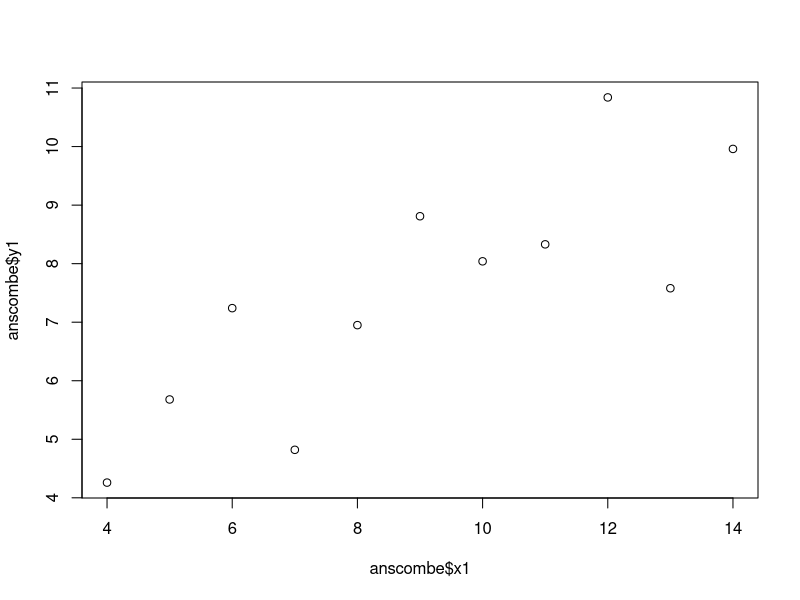
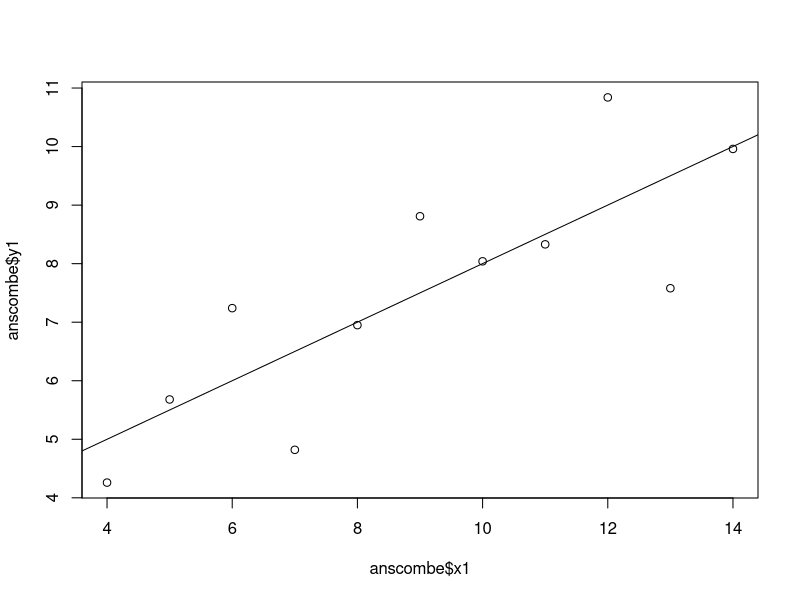
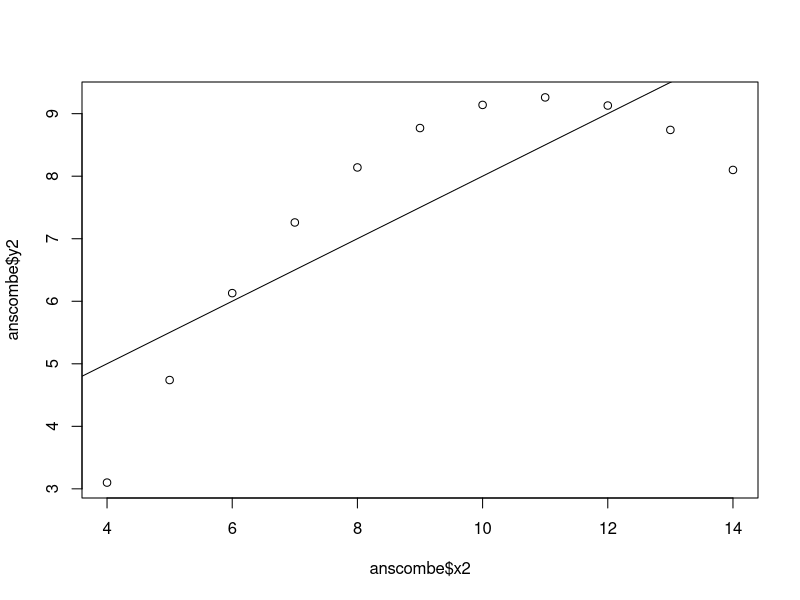
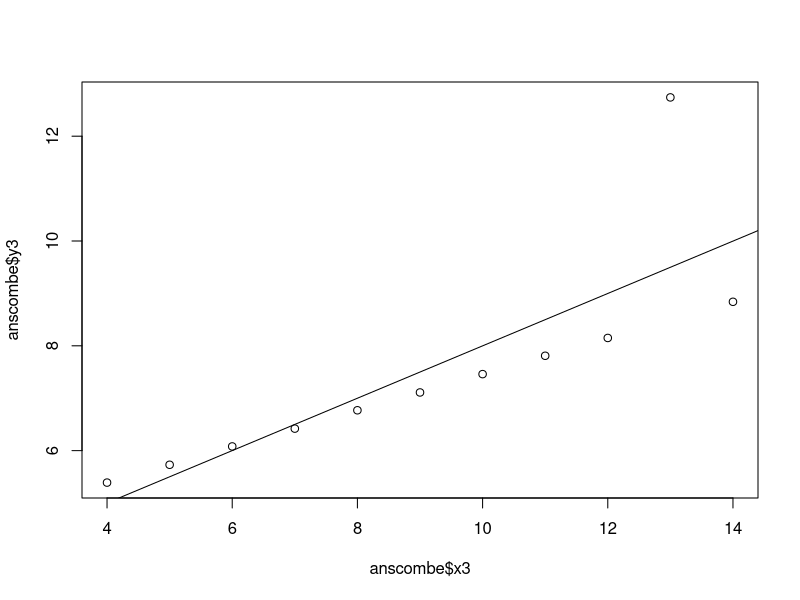
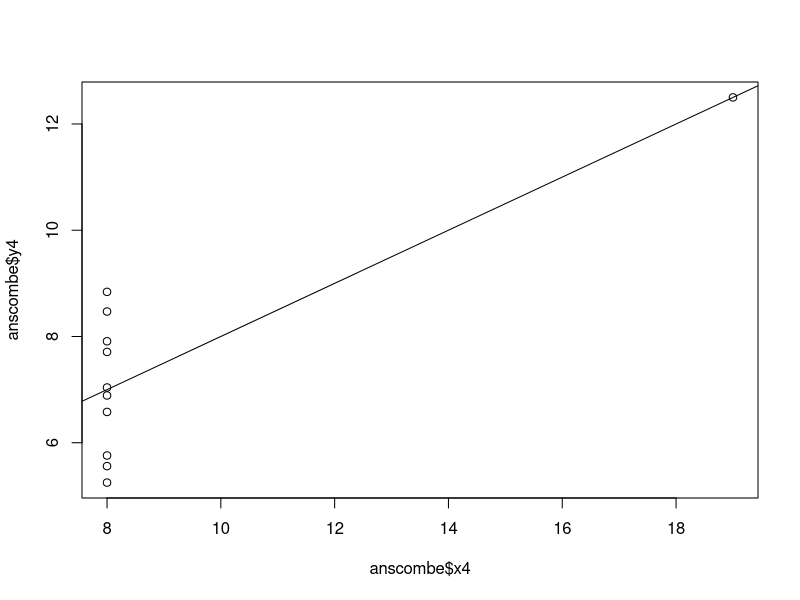
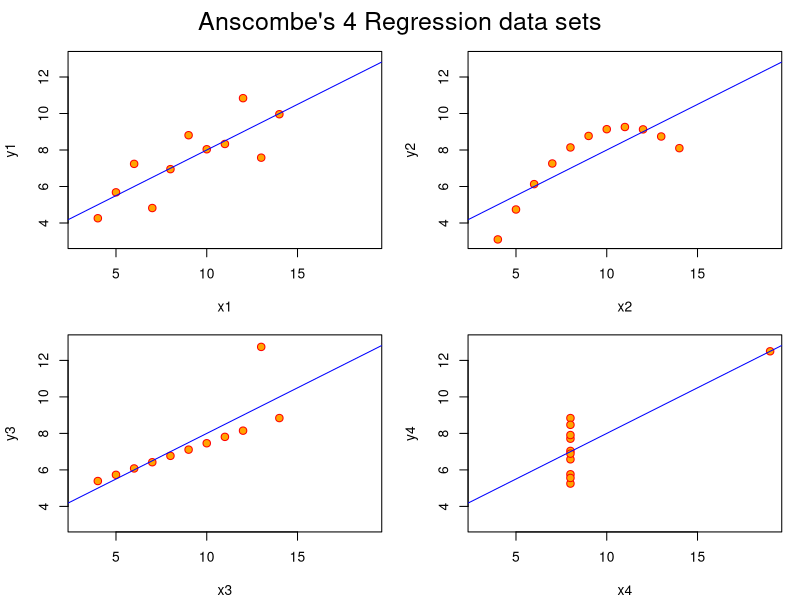
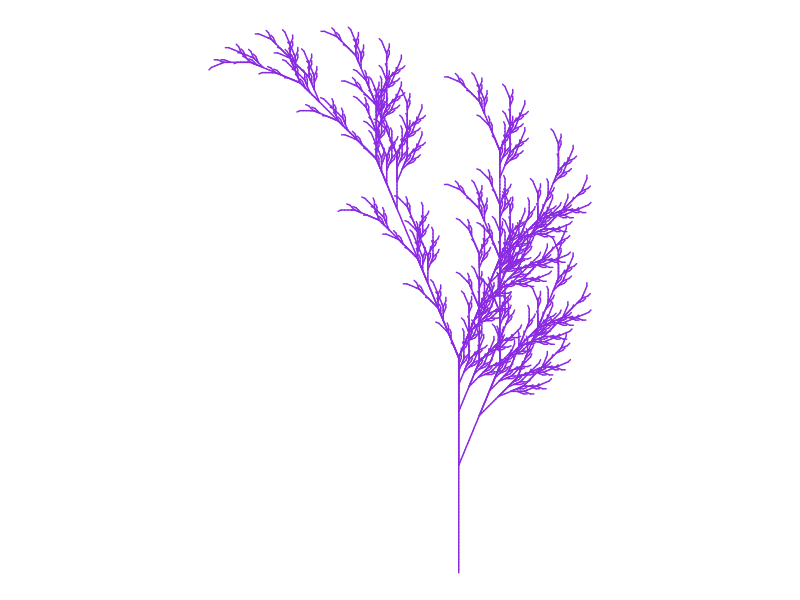

These charts were generated, in order, by the following R code:
## ---- chunk 1

## Anscombe (1973) Quartlet

data(anscombe)  # Load Anscombe's data
#View(anscombe) # View the data
summary(anscombe)

## Simple version
plot(anscombe$x1,anscombe$y1)
summary(anscombe)

# Create four model objects
lm1 <- lm(y1 ~ x1, data=anscombe)
summary(lm1)
lm2 <- lm(y2 ~ x2, data=anscombe)
summary(lm2)
lm3 <- lm(y3 ~ x3, data=anscombe)
summary(lm3)
lm4 <- lm(y4 ~ x4, data=anscombe)
summary(lm4)
plot(anscombe$x1,anscombe$y1)
abline(coefficients(lm1))
plot(anscombe$x2,anscombe$y2)
abline(coefficients(lm2))
plot(anscombe$x3,anscombe$y3)
abline(coefficients(lm3))
plot(anscombe$x4,anscombe$y4)
abline(coefficients(lm4))


## Fancy version (per help file)

ff <- y ~ x
mods <- setNames(as.list(1:4), paste0("lm", 1:4))

# Plot using for loop
for(i in 1:4) {
  ff[2:3] <- lapply(paste0(c("y","x"), i), as.name)
  ## or   ff[[2]] <- as.name(paste0("y", i))
  ##      ff[[3]] <- as.name(paste0("x", i))
  mods[[i]] <- lmi <- lm(ff, data = anscombe)
  print(anova(lmi))
}

sapply(mods, coef)  # Note the use of this function
lapply(mods, function(fm) coef(summary(fm)))

# Preparing for the plots
op <- par(mfrow = c(2, 2), mar = 0.1+c(4,4,1,1), oma =  c(0, 0, 2, 0))

# Plot charts using for loop
for(i in 1:4) {
  ff[2:3] <- lapply(paste0(c("y","x"), i), as.name)
  plot(ff, data = anscombe, col = "red", pch = 21, bg = "orange", cex = 1.2,
       xlim = c(3, 19), ylim = c(3, 13))
  abline(mods[[i]], col = "blue")
}
mtext("Anscombe's 4 Regression data sets", outer = TRUE, cex = 1.5)
par(op)

## ---- chunk 2

# Title Fall color
# Credit: https://fronkonstin.com

# Install packages

#install.packages("gsubfn")
#install.packages("tidyverse")
library(gsubfn)
library(tidyverse)

# Define elements in plant art
# Each image corresponds to a different axiom, rules, angle and depth

# Leaf of Fall

axiom="X"
rules=list("X"="F-[[X]+X]+F[+FX]-X", "F"="FF")
angle=22.5
depth=6


for (i in 1:depth) axiom=gsubfn(".", rules, axiom)

actions=str_extract_all(axiom, "\\d*\\+|\\d*\\-|F|L|R|\\[|\\]|\\|") %>% unlist

status=data.frame(x=numeric(0), y=numeric(0), alfa=numeric(0))
points=data.frame(x1 = 0, y1 = 0, x2 = NA, y2 = NA, alfa=90, depth=1)


# Generating data
# Note: may take a minute or two

for (action in actions)
{
  if (action=="F")
  {
    x=points[1, "x1"]+cos(points[1, "alfa"]*(pi/180))
    y=points[1, "y1"]+sin(points[1, "alfa"]*(pi/180))
    points[1,"x2"]=x
    points[1,"y2"]=y
    data.frame(x1 = x, y1 = y, x2 = NA, y2 = NA,
               alfa=points[1, "alfa"],
               depth=points[1,"depth"]) %>% rbind(points)->points
  }
  if (action %in% c("+", "-")){
    alfa=points[1, "alfa"]
    points[1, "alfa"]=eval(parse(text=paste0("alfa",action, angle)))
  }
  if(action=="["){
    data.frame(x=points[1, "x1"], y=points[1, "y1"], alfa=points[1, "alfa"]) %>%
      rbind(status) -> status
    points[1, "depth"]=points[1, "depth"]+1
  }

  if(action=="]"){
    depth=points[1, "depth"]
    points[-1,]->points
    data.frame(x1=status[1, "x"], y1=status[1, "y"], x2=NA, y2=NA,
               alfa=status[1, "alfa"],
               depth=depth-1) %>%
      rbind(points) -> points
    status[-1,]->status
  }
}

ggplot() +
  geom_segment(aes(x = x1, y = y1, xend = x2, yend = y2),
               lineend = "round",
               color="blueviolet", # Set your own Fall color?
               data=na.omit(points)) +
  coord_fixed(ratio = 1) +
  theme_void() # No grid nor axes



## ---- chunk 3


# This chart can be obtained from the website https://www.tylervigen.com/spurious-correlations.

# It is an example of spurious correlation. It is a line chart with 2 y-axis.
# Data on the x-axis represents the bedsheet tanglings for that particular year.
# Data on the left y-axis is the year round data of the total amount of pounds of 
# cheese consumption. The number on the right y-axis is the number of deaths.
# Data on x-axis is from the year 2000-2009. Cheese consumption is red in color. 
# Bedsheet Tanglings is black in color. Highest deaths happened in the Year 2009. 
# Highest Cheese Consumption happened in # the Year 2008 and it was north of 33lbs
# It's quite evident that cheese  consumption has one-to-one relation with the 
# deaths happened by bedsheet tangling. So next time when you are munching on 
# cheese, keep this trivia in mind.
